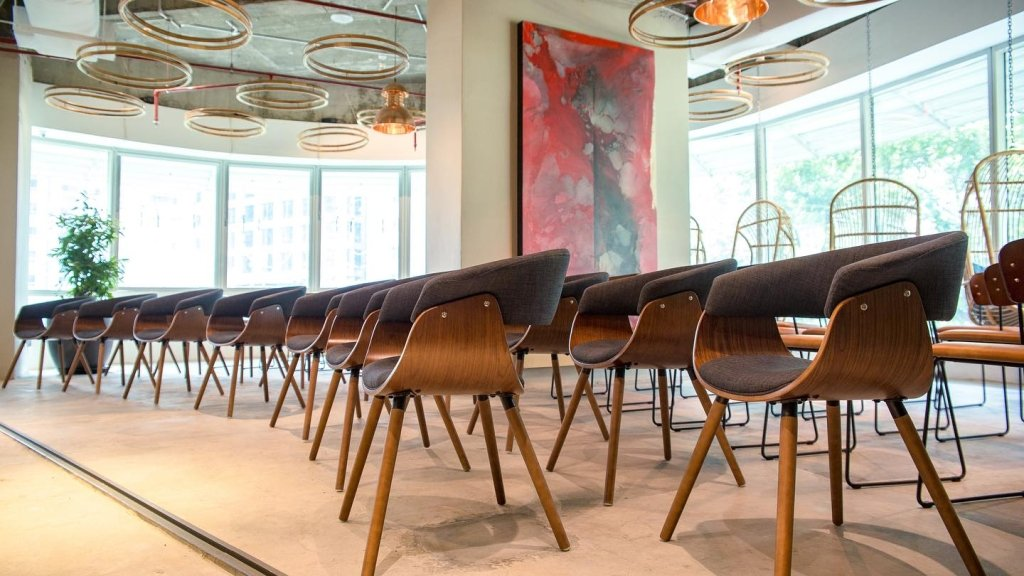
#> input picture research/kuala-lumpur/r3b-2026-11/images/dojo-event-hall.jpg, 1024 x 576 px, found by its file name
$ python recheck.py
#> lines starting #> are read from the running program, lines starting #| are printed output that depends on the picture
import json
from pathlib import Path
from PIL import Image, ImageFilter, ImageStat
BASE = Path("/home/joe/repo_dev/coe-events/research/kuala-lumpur/r3b-2026-11")
for name in ["dojo-event-hall.jpg", "dojo-pano.png", "colony-klcc-capacity.jpg", "colony-ecocity-capacity.jpg"]:
    p = BASE / "images" / name
    im = Image.open(p); im.load()
#> further down, im is the input picture: PIL image 1024x576 RGB; mean R, G, B 172.2, 156.4, 140.8
    w, h = im.size
#> w = 1024; h = 576
    rgb = im.convert("RGB")
    small = rgb.resize((160, max(1, int(160 * h / w))))
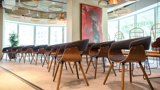
#> small: PIL image 160x90 RGB; mean R, G, B 172.2, 156.4, 140.8
    px = list(small.get_flattened_data()) if hasattr(small, "get_flattened_data") else list(small.getdata())
#> px = 14400 items, first 6: (48, 50, 31), (26, 26, 22), (66, 71, 67), (59, 74, 78), (169, 190, 190), (176, 191, 184)
    n = len(px)
#> n = 14400
    white = sum(1 for r, g, b in px if r > 235 and g > 235 and b > 235) / n
#> white = 0.0938
    sat = ImageStat.Stat(rgb.convert("HSV").resize((160, max(1, int(160 * h / w))))).mean[1]
#> sat = 68.74
    print(name, w, "x", h, "white", round(white, 3), "sat", round(sat, 1),
          "mean", [round(x, 1) for x in ImageStat.Stat(small).mean])
#| dojo-event-hall.jpg 1024 x 576 white 0.094 sat 68.7 mean [172.2, 156.4, 140.8]
#> pass 2 of the loop `for name in ["dojo-event-hall.jpg", "dojo-pano.png", "colony-klcc-capa..`:
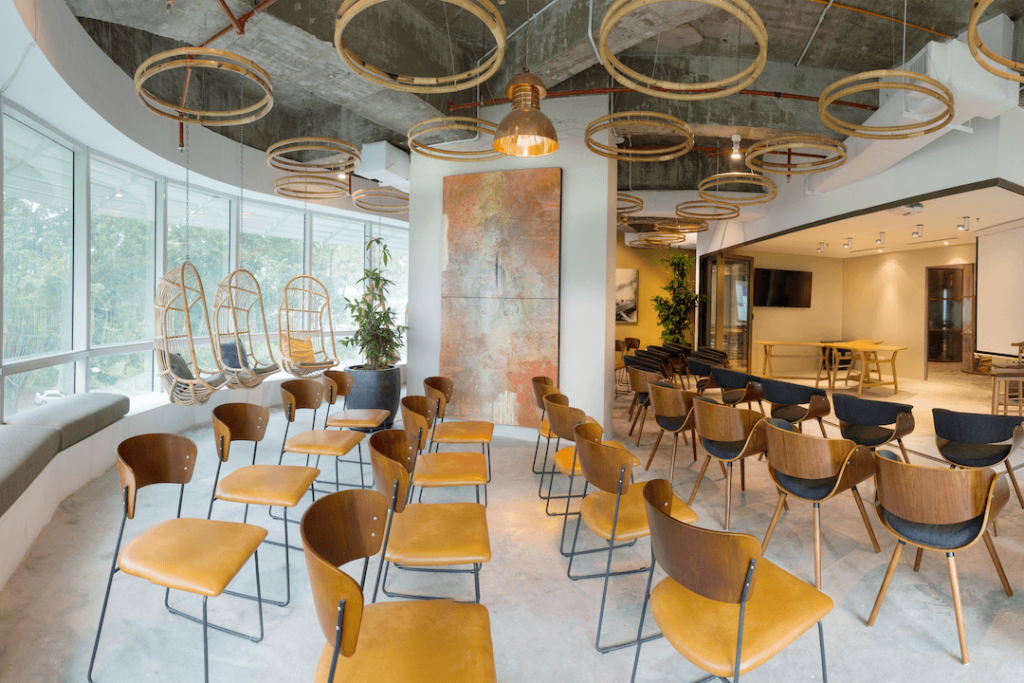
#> input picture research/kuala-lumpur/r3b-2026-11/images/dojo-pano.png, 1024 x 683 px, found by its file name
#> im is the input picture: PIL image 1024x683 RGBA; mean R, G, B, A 157.2, 144, 123.2, 255
#> `small = rgb.resize((160, max(1, int(160 * h / w))))`:
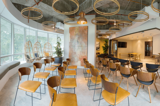
#> small: PIL image 160x106 RGB; mean R, G, B 157.2, 144, 123.2
#> px = 16960 items, first 6: (186, 202, 208), (187, 203, 209), (194, 178, 164), (195, 170, 149), (188, 164, 145), (165, 147, 132)
#> n = 16960
#> white = 0.0013
#> sat = 71.4
#| dojo-pano.png 1024 x 683 white 0.001 sat 71.4 mean [157.2, 144.0, 123.2]
#> pass 3 of the loop `for name in ["dojo-event-hall.jpg", "dojo-pano.png", "colony-klcc-capa..`:
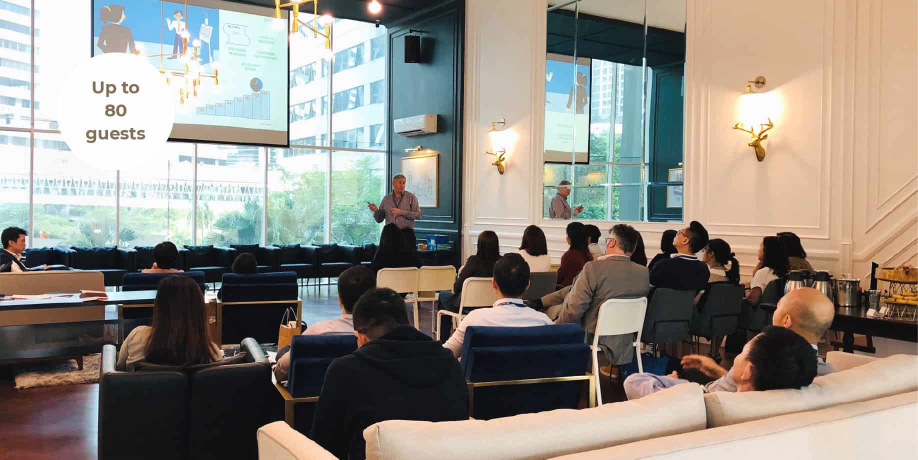
#> input picture research/kuala-lumpur/r3b-2026-11/images/colony-klcc-capacity.jpg, 1836 x 919 px, found by its file name (shown at 1/2 size)
#> im is the input picture: PIL image 1836x919 RGB; mean R, G, B 144.9, 139.2, 130.6
#> `small = rgb.resize((160, max(1, int(160 * h / w))))`:
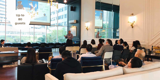
#> small: PIL image 160x80 RGB; mean R, G, B 144.9, 139.2, 130.6
#> px = 12800 items, first 6: (187, 220, 240), (205, 229, 240), (224, 238, 246), (244, 246, 249), (255, 253, 254), (207, 204, 211)
#> n = 12800
#> white = 0.0755
#> sat = 62.6
#| colony-klcc-capacity.jpg 1836 x 919 white 0.075 sat 62.6 mean [144.9, 139.2, 130.6]
#> the loop made 4 passes; the first 3 are shown
